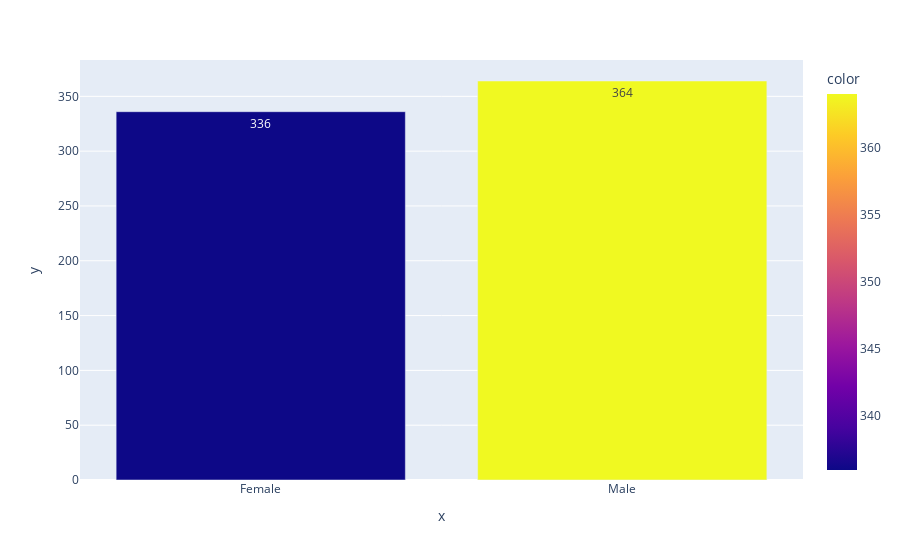

Write notebook code for a chart like this one.
### Code cell
Gender = df["Gender"].value_counts().sort_values()
fig = px.bar(df,
             x = Gender.index.astype("str"),
             y = Gender.values,
             text = Gender.values,
             color = Gender.values)

fig.show()

### Figure 1 — Plotly figure (JSON) as saved in the notebook; plotly's stock layout.template omitted (floating-point values rounded to 4 significant figures)
{"data": [{"alignmentgroup": "True", "hovertemplate": "x=%{x}<br>y=%{y}<br>text=%{text}<br>color=%{marker.color}<extra></extra>", "legendgroup": "", "marker": {"color": [336, 364], "coloraxis": "coloraxis", "pattern": {"shape": ""}}, "name": "", "offsetgroup": "", "orientation": "v", "showlegend": false, "text": [336, 364], "textposition": "auto", "type": "bar", "x": ["Female", "Male"], "xaxis": "x", "y": [336, 364], "yaxis": "y"}], "layout": {"autosize": true, "barmode": "relative", "coloraxis": {"colorbar": {"title": {"text": "color"}}, "colorscale": [[0, "#0d0887"], [0.1111, "#46039f"], [0.2222, "#7201a8"], [0.3333, "#9c179e"], [0.4444, "#bd3786"], [0.5556, "#d8576b"], [0.6667, "#ed7953"], [0.7778, "#fb9f3a"], [0.8889, "#fdca26"], [1, "#f0f921"]]}, "legend": {"tracegroupgap": 0}, "margin": {"t": 60}, "xaxis": {"anchor": "y", "autorange": true, "domain": [0, 1], "range": [-0.5, 1.5], "title": {"text": "x"}, "type": "category"}, "yaxis": {"anchor": "x", "autorange": true, "domain": [0, 1], "range": [0, 383.2], "title": {"text": "y"}, "type": "linear"}}}
